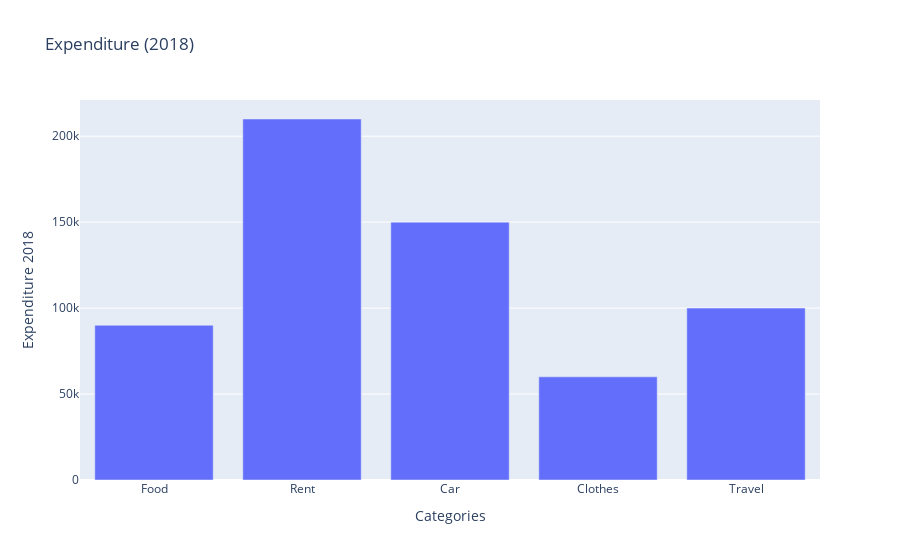
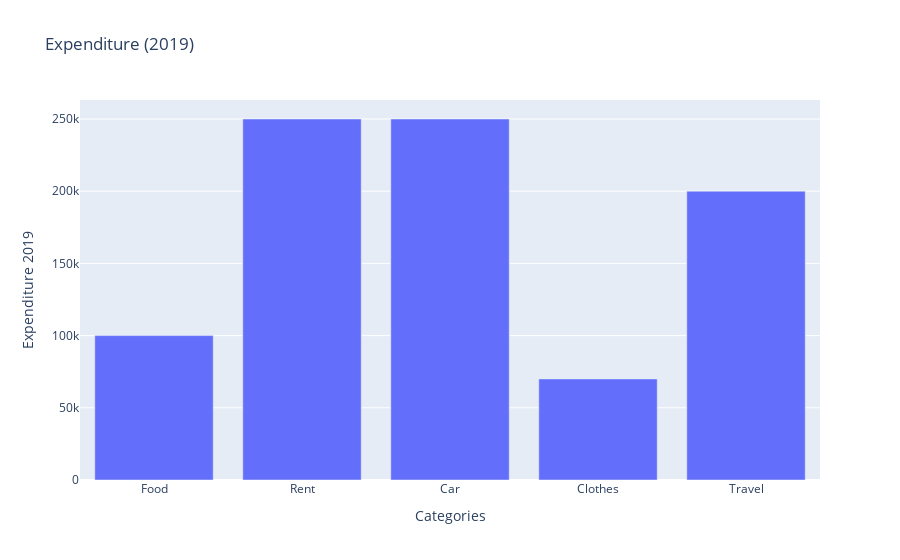
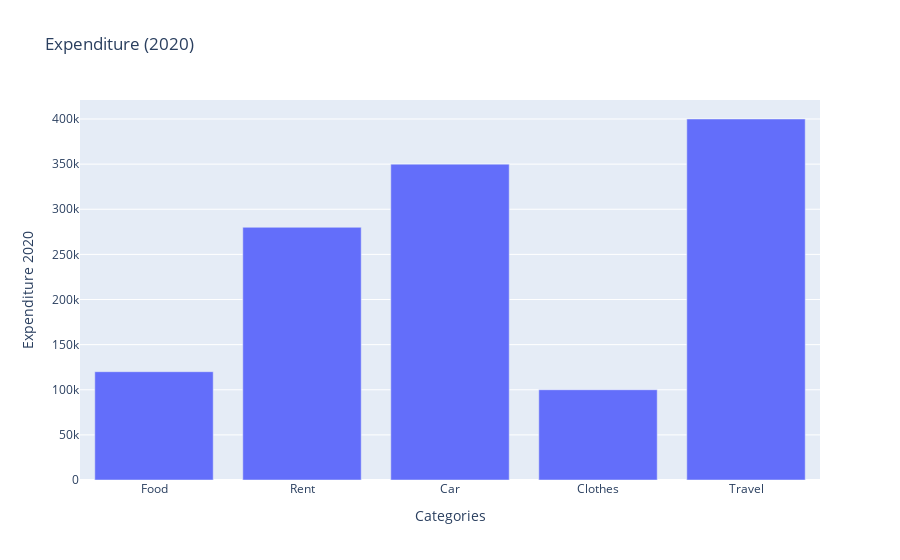

Notebook code cell kept with these figures, in order:
### Markdown cell above
**P4** <br>
Create Bar Chart, Pie Chart, Side-by-side and Stack bar chart

### Code cell
import pandas as pd
import plotly.express as px
import matplotlib.pyplot as plt

data = pd.read_csv('/workspaces/Coding/IIMR Term 1/Group Assignment/P4.csv')
fig = px.bar(data, x="Categories", y='Expenditure 2018', title="Expenditure (2018)")
fig2 = px.bar(data, x="Categories", y='Expenditure 2019', title="Expenditure (2019)")
fig3 = px.bar(data, x="Categories", y='Expenditure 2020', title="Expenditure (2020)")
fig.show()
fig2.show()
fig3.show()

### Figure 1 — Plotly figure (JSON) as saved in the notebook; plotly's stock layout.template omitted (floating-point values rounded to 4 significant figures)
{"data": [{"alignmentgroup": "True", "hovertemplate": "Categories=%{x}<br>Expenditure 2018=%{y}<extra></extra>", "legendgroup": "", "marker": {"color": "#636efa", "pattern": {"shape": ""}}, "name": "", "offsetgroup": "", "orientation": "v", "showlegend": false, "textposition": "auto", "type": "bar", "x": ["Food", "Rent", "Car", "Clothes", "Travel"], "xaxis": "x", "y": [90000, 210000, 150000, 60000, 100000], "yaxis": "y"}], "layout": {"barmode": "relative", "legend": {"tracegroupgap": 0}, "title": {"text": "Expenditure (2018)"}, "xaxis": {"anchor": "y", "domain": [0, 1], "title": {"text": "Categories"}}, "yaxis": {"anchor": "x", "domain": [0, 1], "title": {"text": "Expenditure 2018"}}}}

### Figure 2 — Plotly figure (JSON) as saved in the notebook; plotly's stock layout.template omitted (floating-point values rounded to 4 significant figures)
{"data": [{"alignmentgroup": "True", "hovertemplate": "Categories=%{x}<br>Expenditure 2019=%{y}<extra></extra>", "legendgroup": "", "marker": {"color": "#636efa", "pattern": {"shape": ""}}, "name": "", "offsetgroup": "", "orientation": "v", "showlegend": false, "textposition": "auto", "type": "bar", "x": ["Food", "Rent", "Car", "Clothes", "Travel"], "xaxis": "x", "y": [100000, 250000, 250000, 70000, 200000], "yaxis": "y"}], "layout": {"barmode": "relative", "legend": {"tracegroupgap": 0}, "title": {"text": "Expenditure (2019)"}, "xaxis": {"anchor": "y", "domain": [0, 1], "title": {"text": "Categories"}}, "yaxis": {"anchor": "x", "domain": [0, 1], "title": {"text": "Expenditure 2019"}}}}

### Figure 3 — Plotly figure (JSON) as saved in the notebook; plotly's stock layout.template omitted (floating-point values rounded to 4 significant figures)
{"data": [{"alignmentgroup": "True", "hovertemplate": "Categories=%{x}<br>Expenditure 2020=%{y}<extra></extra>", "legendgroup": "", "marker": {"color": "#636efa", "pattern": {"shape": ""}}, "name": "", "offsetgroup": "", "orientation": "v", "showlegend": false, "textposition": "auto", "type": "bar", "x": ["Food", "Rent", "Car", "Clothes", "Travel"], "xaxis": "x", "y": [120000, 280000, 350000, 100000, 400000], "yaxis": "y"}], "layout": {"barmode": "relative", "legend": {"tracegroupgap": 0}, "title": {"text": "Expenditure (2020)"}, "xaxis": {"anchor": "y", "domain": [0, 1], "title": {"text": "Categories"}}, "yaxis": {"anchor": "x", "domain": [0, 1], "title": {"text": "Expenditure 2020"}}}}
